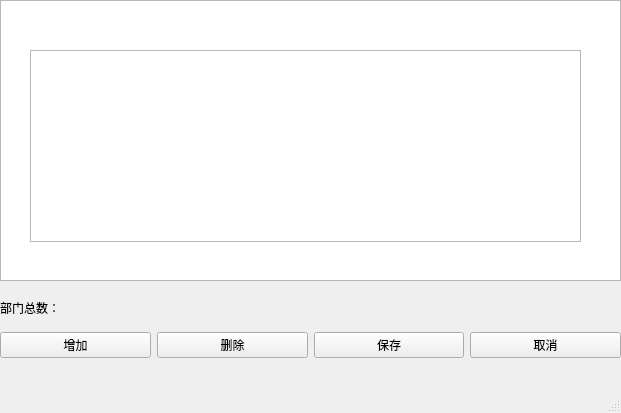
<?xml version="1.0" encoding="UTF-8"?>
<ui version="4.0">
 <class>apartWindow</class>
 <widget class="QMainWindow" name="apartWindow">
  <property name="geometry">
   <rect>
    <x>0</x>
    <y>0</y>
    <width>621</width>
    <height>413</height>
   </rect>
  </property>
  <property name="windowTitle">
   <string>部门信息管理</string>
  </property>
  <widget class="QWidget" name="centralwidget">
   <widget class="QTableView" name="tableView">
    <property name="geometry">
     <rect>
      <x>0</x>
      <y>0</y>
      <width>621</width>
      <height>281</height>
     </rect>
    </property>
   </widget>
   <widget class="QLabel" name="label">
    <property name="geometry">
     <rect>
      <x>0</x>
      <y>300</y>
      <width>72</width>
      <height>15</height>
     </rect>
    </property>
    <property name="text">
     <string>部门总数：</string>
    </property>
   </widget>
   <widget class="QWidget" name="layoutWidget">
    <property name="geometry">
     <rect>
      <x>0</x>
      <y>330</y>
      <width>621</width>
      <height>30</height>
     </rect>
    </property>
    <layout class="QHBoxLayout" name="horizontalLayout">
     <item>
      <widget class="QPushButton" name="addBtn">
       <property name="text">
        <string>增加</string>
       </property>
      </widget>
     </item>
     <item>
      <widget class="QPushButton" name="pushButton_2">
       <property name="text">
        <string>删除</string>
       </property>
      </widget>
     </item>
     <item>
      <widget class="QPushButton" name="pushButton_3">
       <property name="text">
        <string>保存</string>
       </property>
      </widget>
     </item>
     <item>
      <widget class="QPushButton" name="pushButton_4">
       <property name="text">
        <string>取消</string>
       </property>
      </widget>
     </item>
    </layout>
   </widget>
   <widget class="QTableWidget" name="tableWidget">
    <property name="geometry">
     <rect>
      <x>30</x>
      <y>50</y>
      <width>551</width>
      <height>192</height>
     </rect>
    </property>
   </widget>
  </widget>
  <widget class="QMenuBar" name="menubar">
   <property name="geometry">
    <rect>
     <x>0</x>
     <y>0</y>
     <width>621</width>
     <height>26</height>
    </rect>
   </property>
  </widget>
  <widget class="QStatusBar" name="statusbar"/>
 </widget>
 <resources/>
 <connections/>
</ui>
